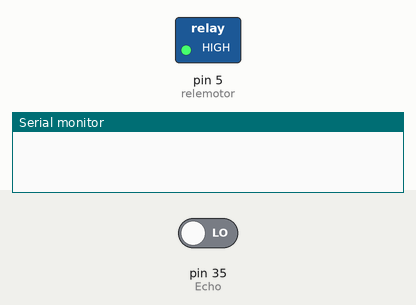
Simulated run of this sketch. Board: Arduino Mega 2560, built with avr-gcc and run on an emulated ATmega2560. Parts: switched loads named in the sketch (green lamp = pin HIGH), the last lines printed to the serial monitor. The test bench sets the inputs (shaded band); at power-on: pin 35 (Echo) LOW.

Above: at 0.1 s.
At 1.1 s:
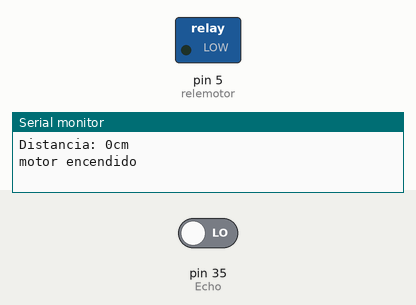
Timing chart, 0 to 4.5 s (numbered marks = the images above):
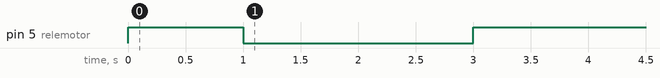

The sketch:

DISTANCIA_con_motor.ino
```cpp
#define relemotor 5
#define Trigger 37
#define Echo 35
bool bandera=true;
void setup() {
      Serial.begin(9600);

    pinMode(relemotor, OUTPUT);
    digitalWrite(relemotor, HIGH);
}

void loop() {
  long t; //timepo que demora en llegar el eco
  long d; //distancia en centimetros

  digitalWrite(Trigger, HIGH);
  delayMicroseconds(10);          //Enviamos un pulso de 10us
  digitalWrite(Trigger, LOW);

  t = pulseIn(Echo, HIGH); //obtenemos el ancho del pulso
  d = t/59;             //escalamos el tiempo a una distancia en cm

  Serial.print("Distancia: ");
  Serial.print(d);      //Enviamos serialmente el valor de la distancia
  Serial.print("cm");
  Serial.println();

  if (d<5 and bandera){
    bandera=false;
    digitalWrite(relemotor, LOW);
    Serial.print("motor encendido");
    delay(2000);
    digitalWrite(relemotor, HIGH);
  }
}
```

Measured:
- by itself, pin 5 (relemotor): HIGH → LOW at 1.0 s, → HIGH 2.0 s later
